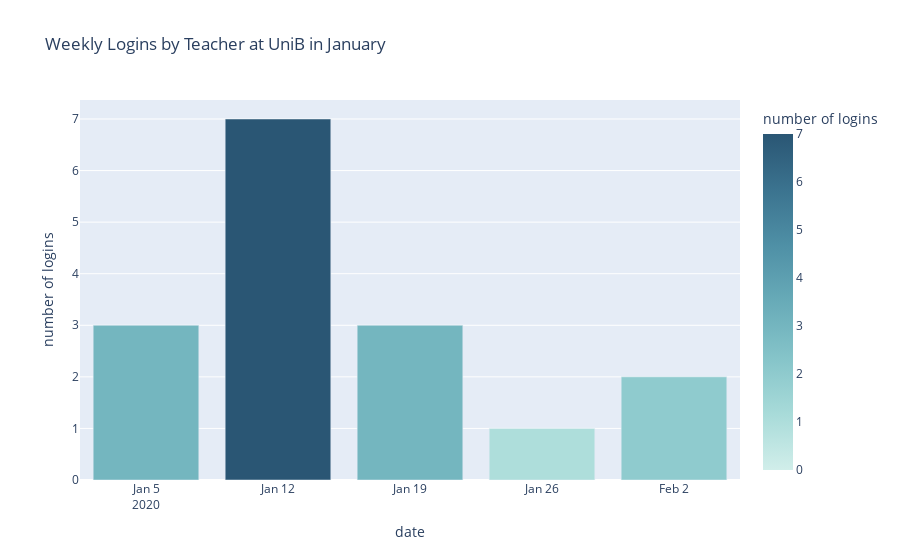

Notebook code cell kept with this figure:
### Code cell
from chart_helper import make_login_chart
from queries import make_queries_get_df

login_by_january_df = make_queries_get_df('''
  SELECT status, association, todate(login_time) as date
  FROM user_by_activity 
  WHERE month = 1
  AND login_time >= '2020-01-01T00:00:00'
  AND login_time < '2020-02-01T00:00:00';
  ''')

make_login_chart(login_by_january_df, 'Weekly Logins by Teacher at UniB in January', 'uniB', 'teacher', 'w')

### Figure 1 — Plotly figure (JSON) as saved in the notebook; plotly's stock layout.template omitted (floating-point values rounded to 4 significant figures)
{"data": [{"alignmentgroup": "True", "hovertemplate": "date=%{x}<br>number of logins=%{marker.color}<extra></extra>", "legendgroup": "", "marker": {"color": [3, 7, 3, 1, 2], "coloraxis": "coloraxis"}, "name": "", "offsetgroup": "", "orientation": "v", "showlegend": false, "textposition": "auto", "type": "bar", "x": ["2020-01-05T00:00:00", "2020-01-12T00:00:00", "2020-01-19T00:00:00", "2020-01-26T00:00:00", "2020-02-02T00:00:00"], "xaxis": "x", "y": [3, 7, 3, 1, 2], "yaxis": "y"}], "layout": {"barmode": "relative", "coloraxis": {"cmax": 7, "cmid": 3, "cmin": 0, "colorbar": {"title": {"text": "number of logins"}}, "colorscale": [[0, "rgb(209, 238, 234)"], [0.1667, "rgb(168, 219, 217)"], [0.3333, "rgb(133, 196, 201)"], [0.5, "rgb(104, 171, 184)"], [0.6667, "rgb(79, 144, 166)"], [0.8333, "rgb(59, 115, 143)"], [1, "rgb(42, 86, 116)"]]}, "legend": {"tracegroupgap": 0}, "title": {"text": "Weekly Logins by Teacher at UniB in January"}, "xaxis": {"anchor": "y", "domain": [0, 1], "title": {"text": "date"}}, "yaxis": {"anchor": "x", "domain": [0, 1], "title": {"text": "number of logins"}}}}
